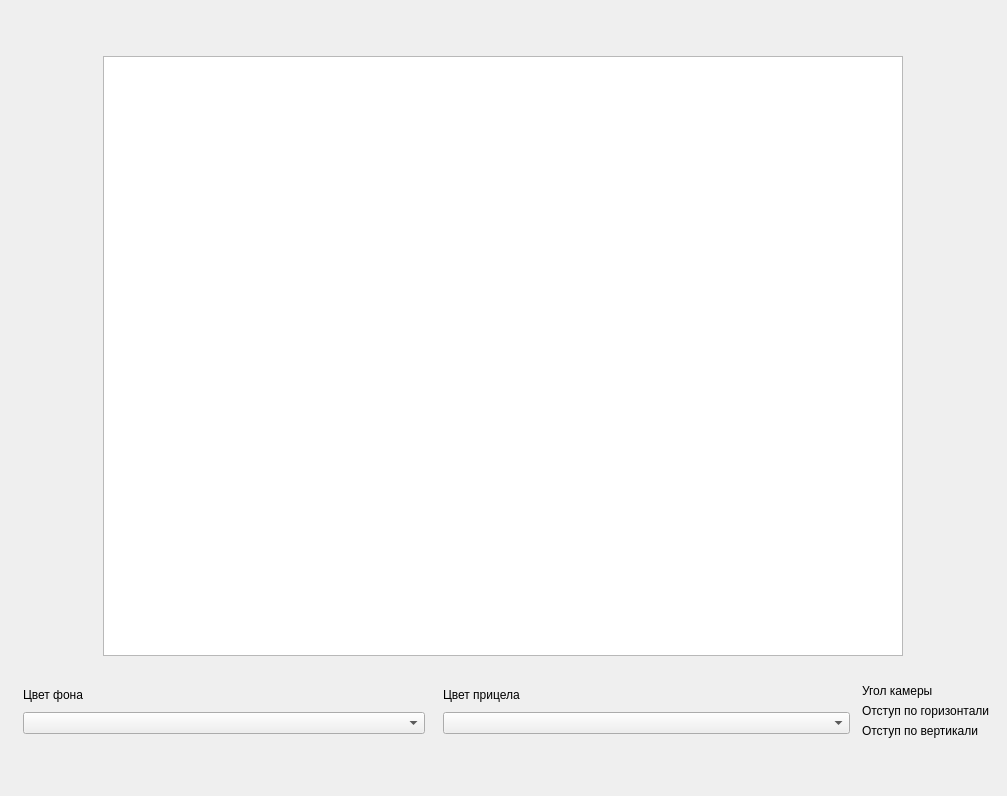
<?xml version="1.0" encoding="UTF-8"?>
<ui version="4.0">
 <class>Dialog</class>
 <widget class="QDialog" name="Dialog">
  <property name="geometry">
   <rect>
    <x>0</x>
    <y>0</y>
    <width>1007</width>
    <height>796</height>
   </rect>
  </property>
  <property name="sizePolicy">
   <sizepolicy hsizetype="Minimum" vsizetype="Minimum">
    <horstretch>0</horstretch>
    <verstretch>0</verstretch>
   </sizepolicy>
  </property>
  <property name="windowTitle">
   <string>Dialog</string>
  </property>
  <layout class="QGridLayout" name="gridLayout">
   <item row="0" column="0">
    <layout class="QVBoxLayout" name="verticalLayout">
     <item>
      <layout class="QGridLayout" name="gridLayout_3" rowstretch="0" columnstretch="0" rowminimumheight="0" columnminimumwidth="0">
       <property name="sizeConstraint">
        <enum>QLayout::SizeConstraint::SetFixedSize</enum>
       </property>
       <property name="leftMargin">
        <number>10</number>
       </property>
       <property name="topMargin">
        <number>10</number>
       </property>
       <property name="rightMargin">
        <number>10</number>
       </property>
       <property name="bottomMargin">
        <number>10</number>
       </property>
       <property name="spacing">
        <number>10</number>
       </property>
       <item row="0" column="0">
        <widget class="QGraphicsView" name="graphicsView">
         <property name="sizePolicy">
          <sizepolicy hsizetype="Fixed" vsizetype="Fixed">
           <horstretch>0</horstretch>
           <verstretch>0</verstretch>
          </sizepolicy>
         </property>
         <property name="minimumSize">
          <size>
           <width>800</width>
           <height>600</height>
          </size>
         </property>
        </widget>
       </item>
      </layout>
     </item>
     <item>
      <layout class="QHBoxLayout" name="horizontalLayout">
       <property name="sizeConstraint">
        <enum>QLayout::SizeConstraint::SetMaximumSize</enum>
       </property>
       <property name="leftMargin">
        <number>6</number>
       </property>
       <property name="topMargin">
        <number>6</number>
       </property>
       <property name="rightMargin">
        <number>6</number>
       </property>
       <property name="bottomMargin">
        <number>6</number>
       </property>
       <item>
        <layout class="QVBoxLayout" name="BackgroundColorVBLayout">
         <property name="sizeConstraint">
          <enum>QLayout::SizeConstraint::SetMinimumSize</enum>
         </property>
         <property name="leftMargin">
          <number>6</number>
         </property>
         <property name="topMargin">
          <number>6</number>
         </property>
         <property name="rightMargin">
          <number>6</number>
         </property>
         <property name="bottomMargin">
          <number>6</number>
         </property>
         <item>
          <widget class="QLabel" name="BackgroundInfo">
           <property name="sizePolicy">
            <sizepolicy hsizetype="Fixed" vsizetype="Fixed">
             <horstretch>0</horstretch>
             <verstretch>0</verstretch>
            </sizepolicy>
           </property>
           <property name="text">
            <string>Цвет фона</string>
           </property>
          </widget>
         </item>
         <item>
          <widget class="QComboBox" name="comboBox"/>
         </item>
        </layout>
       </item>
       <item>
        <layout class="QVBoxLayout" name="AimColorVBLayout">
         <property name="sizeConstraint">
          <enum>QLayout::SizeConstraint::SetMinimumSize</enum>
         </property>
         <property name="leftMargin">
          <number>6</number>
         </property>
         <property name="topMargin">
          <number>6</number>
         </property>
         <property name="bottomMargin">
          <number>6</number>
         </property>
         <item>
          <widget class="QLabel" name="AimInfo">
           <property name="enabled">
            <bool>true</bool>
           </property>
           <property name="sizePolicy">
            <sizepolicy hsizetype="Fixed" vsizetype="Fixed">
             <horstretch>0</horstretch>
             <verstretch>0</verstretch>
            </sizepolicy>
           </property>
           <property name="text">
            <string>Цвет прицела</string>
           </property>
          </widget>
         </item>
         <item>
          <widget class="QComboBox" name="comboBox_2"/>
         </item>
        </layout>
       </item>
       <item>
        <layout class="QGridLayout" name="gridLayout_2">
         <property name="sizeConstraint">
          <enum>QLayout::SizeConstraint::SetMinimumSize</enum>
         </property>
         <property name="leftMargin">
          <number>6</number>
         </property>
         <property name="topMargin">
          <number>6</number>
         </property>
         <property name="bottomMargin">
          <number>6</number>
         </property>
         <item row="0" column="0">
          <widget class="QLabel" name="CameraAngleInfo">
           <property name="sizePolicy">
            <sizepolicy hsizetype="Fixed" vsizetype="Fixed">
             <horstretch>0</horstretch>
             <verstretch>0</verstretch>
            </sizepolicy>
           </property>
           <property name="text">
            <string>Угол камеры</string>
           </property>
           <property name="scaledContents">
            <bool>false</bool>
           </property>
          </widget>
         </item>
         <item row="1" column="0">
          <widget class="QLabel" name="HorizItendInfo">
           <property name="sizePolicy">
            <sizepolicy hsizetype="Fixed" vsizetype="Fixed">
             <horstretch>0</horstretch>
             <verstretch>0</verstretch>
            </sizepolicy>
           </property>
           <property name="text">
            <string>Отступ по горизонтали</string>
           </property>
          </widget>
         </item>
         <item row="2" column="0">
          <widget class="QLabel" name="VerticItendInfo">
           <property name="sizePolicy">
            <sizepolicy hsizetype="Fixed" vsizetype="Fixed">
             <horstretch>0</horstretch>
             <verstretch>0</verstretch>
            </sizepolicy>
           </property>
           <property name="text">
            <string>Отступ по вертикали</string>
           </property>
          </widget>
         </item>
        </layout>
       </item>
      </layout>
     </item>
    </layout>
   </item>
  </layout>
 </widget>
 <resources/>
 <connections/>
</ui>
